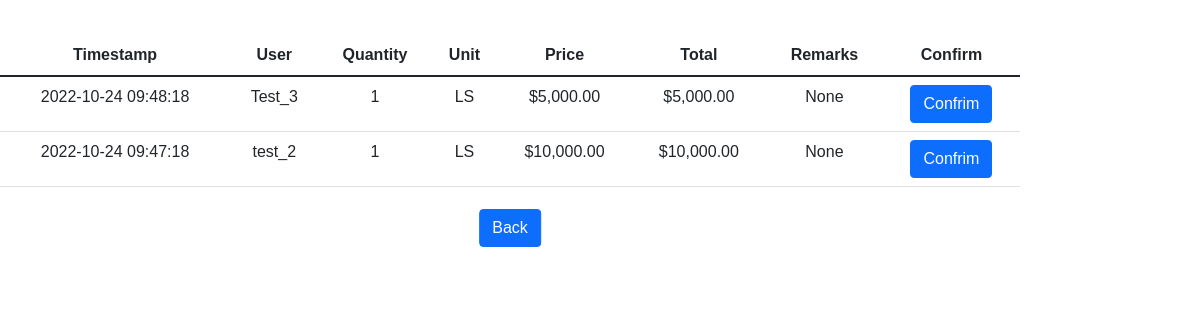
Screenshot of /view-post/4 (signed in) with the database file from the repository.
### tables this page shows
CREATE TABLE 'quote' ('quote_id' INTEGER PRIMARY KEY AUTOINCREMENT NOT NULL,'user_id' INTEGER NOT NULL, 'project_id' INTEGER NOT NULL, 'price' INTEGER NOT NULL,'timestamp_quote' DATETIME NOT NULL DEFAULT CURRENT_TIMESTAMP,'status_quote' TEXT NOT NULL DEFAULT 'pending', 'remarks_quote' TEXT NOT NULL DEFAULT 'None');

CREATE TABLE 'project' ('project_id' INTEGER PRIMARY KEY AUTOINCREMENT NOT NULL,'user_id' INTEGER NOT NULL, 'title' TEXT NOT NULL, 'location' TEXT NOT NULL, 'commencement_date' DATETIME NOT NULL, 'completion_date' DATETIME NOT NULL, 'quantity' INTEGER NOT NULL, 'unit' TEXT NOT NULL, 'timestamp'  DATETIME NOT NULL DEFAULT CURRENT_TIMESTAMP  ,'deadline' DATETIME NOT NULL  ,'status' TEXT NOT NULL DEFAULT 'pending', 'awarded_userid' REAL DEFAULT 'pending', 'remarks' TEXT);

### app.py (the view)
@app.route("/view-post/<project_id>", methods=["GET", "POST"])
@login_required
def view(project_id):
    view_db = db.execute("SELECT quote_id, project.project_id, price, MAX(timestamp_quote) AS timestamp_quote, remarks_quote, project.quantity AS quantity, project.unit AS unit, username AS quote_user FROM quote INNER JOIN project ON project.project_id INNER JOIN users ON users.user_id = quote.user_id WHERE quote.project_id = ? AND project.project_id = ? GROUP BY quote.user_id ORDER BY timestamp_quote DESC", project_id, project_id)
    view = []
    for row in view_db:
        view.append({
            "quote_user" : row["quote_user"],
            "timestamp_quote" : row["timestamp_quote"],
            "remarks_quote" : row["remarks_quote"],
            "price" : usd(row["price"]),
            "quote_id" : row["quote_id"],
            "quantity" : row["quantity"],
            "unit" : row["unit"],
            "total" : usd(float(row["quantity"]) * float(row["price"]))})
    if request.method == "GET":
        return render_template("view.html", view = view)

### helpers.py (called while the page is built)
def usd(value):
    return f"${value:,.2f}"

def login_required(f):
    @wraps(f)
    def decorated_function(*args, **kwargs):
        if session.get("user_id") is None:
            return redirect("/login")
        return f(*args, **kwargs)
    return decorated_function

### templates/view.html (shortened to what this page needs)
{% extends "layout.html" %}
{% block main %}
<table class = "table">
  <thead>
      <tr>
          <th scope = "col">Timestamp</th>
          <th scope = "col">User</th>
          <th scope = "col">Quantity</th>
          <th scope = "col">Unit</th>
          <th scope = "col">Price</th>
          <th scope = "col">Total</th>
          <th scope = "col">Remarks</th>
          <th scope = "col">Confirm</th>
      </tr>
  </thead>
  <tbody>
      {% for row in view %}
      <tr>
          <td scope = "row">{{row["timestamp_quote"]}}</td>
          <td scope = "row">{{row["quote_user"]}}</td>
          <td scope = "row">{{row["quantity"]}}</td>
          <td scope = "row">{{row["unit"]}}</td>
          <td scope = "row">{{row["price"]}}</td>
          <td scope = "row">{{row["total"]}}</td>
          <td scope = "row">{{row["remarks_quote"]}}</td>
          <td scope = "row"> <a href="/confirm-post/{{row["quote_id"]}}"><button class="btn btn-primary" type="submit">Confrim</button></a></td>
      </tr>
    {% endfor %}
    </tbody>
  </table>
  <div class = "container">
    <div class = "center">
    <a href="/">
        <button class="btn btn-primary" type="submit">Back</button>
      </a>
    </div>
{% endblock %}

### templates/layout.html (shortened to what this page needs)
<!DOCTYPE html>
<html lang="en">
    <head>
        <link href="https://cdn.jsdelivr.net/npm/bootstrap@5.1.3/dist/css/bootstrap.min.css" rel="stylesheet">
        <link href="/static/styles.css" rel="stylesheet">
    </head>
    <body>
            <div class="navbar">
    </body>
    {% block main %}{% endblock %}
</html>

### static/styles.css (style rules this page uses)
* { margin: 0; padding: 0; font-family: sans-serif; }
.navbar { width: 85%; margin: auto; padding: 35px 0; display: flex; align-items: center; justify-content:space-between; position: fixed; }
.table { text-align: center; }
.container { height: 50px; position: relative; }
.center { margin: 0; position: absolute; top: 50%; left: 50%; -ms-transform: translate(-50%, -50%); transform: translate(-50%, -50%); }

### rows the page displays
quote: timestamp_quote "2022-10-24 09:48:18", quote_user "Test_3", quantity "1", unit "LS", price "$5,000.00", total "$5,000.00", remarks_quote "None"
quote: timestamp_quote "2022-10-24 09:47:18", quote_user "test_2", quantity "1", unit "LS", price "$10,000.00", total "$10,000.00", remarks_quote "None"
